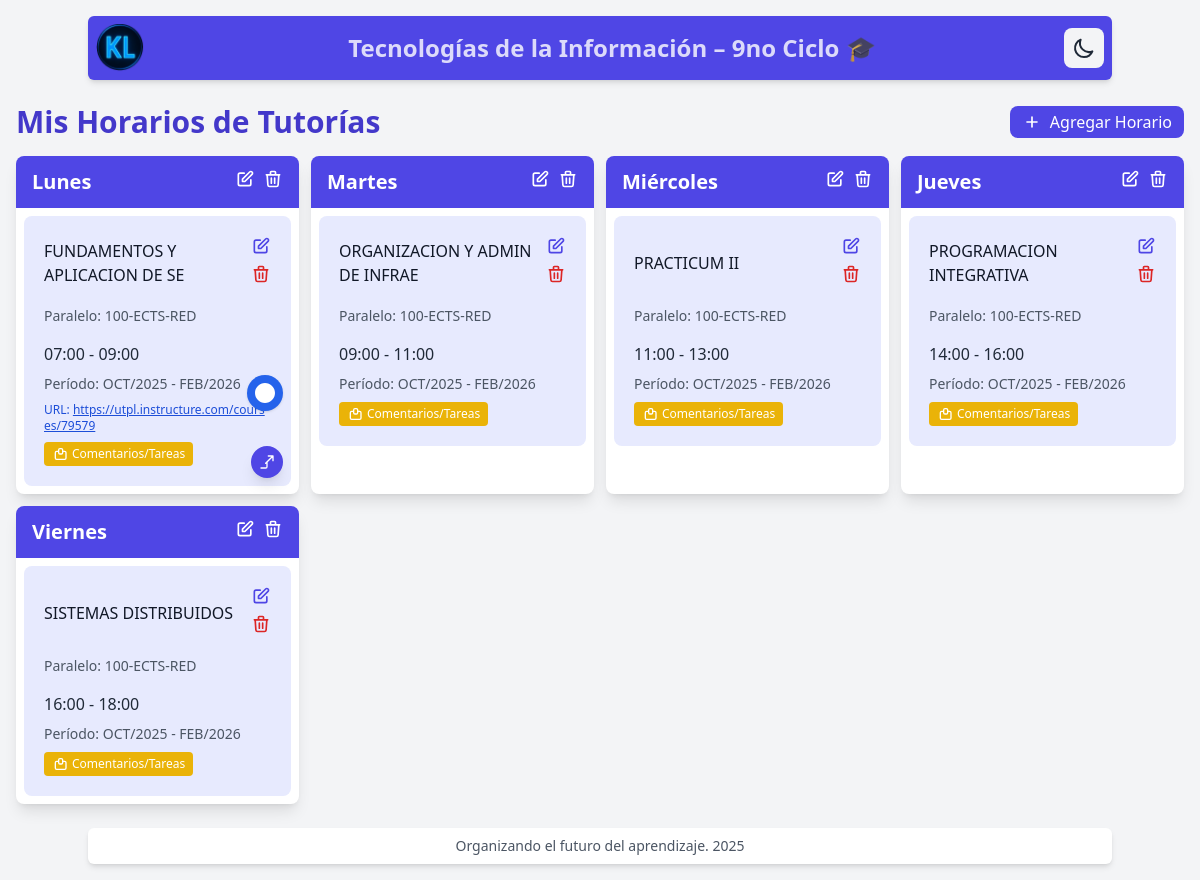
The app's page /, older data.
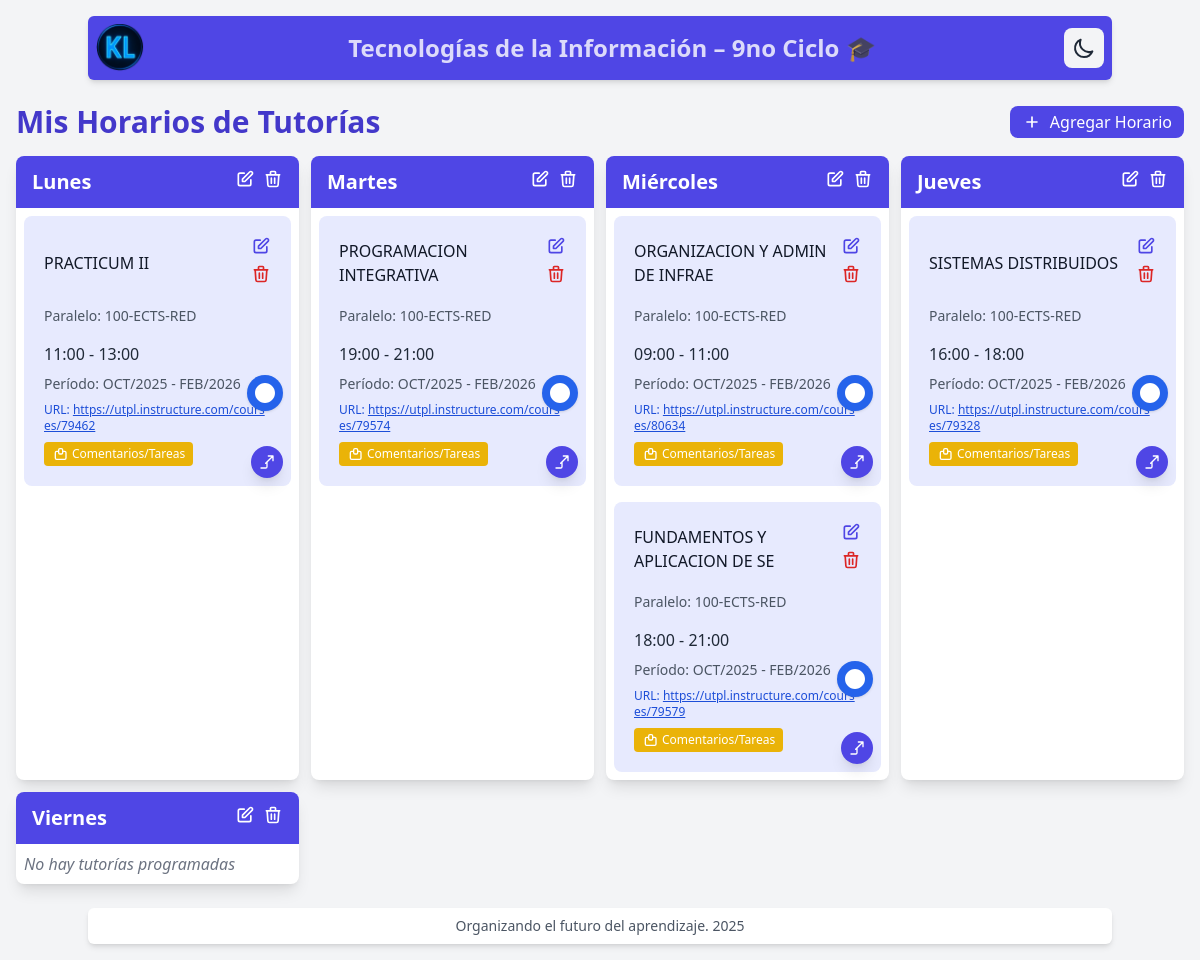
The same page, newer data.
### horarios/models.py (models this page shows, shortened)
class DiaSemana(models.Model):
    nombre = models.CharField(max_length=10, unique=True)  # Lunes, Martes, etc.
    orden = models.PositiveSmallIntegerField(default=1, verbose_name="Orden")
    class Meta:
        verbose_name = "Día de la Semana"
        verbose_name_plural = "Días de la Semana"

class HorarioTutoria(models.Model):
    materia = models.CharField(max_length=100, default='Sin materia')
    paralelo = models.CharField(max_length=50, blank=True, null=True, verbose_name="Paralelo")
    dia = models.ForeignKey(DiaSemana, on_delete=models.CASCADE)
    hora_inicio = models.TimeField()
    hora_fin = models.TimeField()
    notas = models.TextField(blank=True, null=True, verbose_name="Notas (Opcional)")
    url_curso = models.CharField(max_length=300, blank=True, null=True, verbose_name="URL del Curso")
    ruta_local = models.CharField(max_length=500, blank=True, null=True, verbose_name="Ruta Local")
    url_zoom = models.CharField(max_length=300, blank=True, null=True, verbose_name="URL de Zoom")
    class Meta:
        verbose_name = "Horario de Tutoría"
        verbose_name_plural = "Horarios de Tutorías"
        ordering = ['dia', 'hora_inicio']

### horarios/views.py (the view)
# urls.py: path('', views.HorariosListView.as_view(), name='lista_horarios'),
class HorariosListView(ListView):
    model = DiaSemana
    template_name = 'horarios/horarios_list.html'
    context_object_name = 'dias_semana'
    ordering = ['orden']  # Ahora ordena por el campo 'orden'
    def get_queryset(self):
        return DiaSemana.objects.all().order_by('orden')

### horarios/templates/horarios/horarios_list.html (shortened to what the changed rows need)
{% extends 'base.html' %} {% block content %}
<div class="max-w-full mx-auto px-2 py-0">
  <div class="flex justify-between items-center mb-4">
    <h1 class="text-3xl font-bold text-indigo-700 dark:text-indigo-400">Mis Horarios de Tutorías</h1>
  </div>
  <div class="grid grid-cols-1 sm:grid-cols-2 md:grid-cols-3 lg:grid-cols-4 xl:grid-cols-6 2xl:grid-cols-7 gap-3">
    {% for dia in dias_semana %}
    <div class="bg-white dark:bg-dark-card rounded-lg shadow-lg overflow-hidden transition-colors">
      <div class="bg-indigo-600 dark:bg-indigo-800 px-4 py-3">
        <div class="flex justify-between items-center">
          <h2 class="text-xl font-semibold text-white">{{ dia.nombre }}</h2>
          <div class="flex space-x-2">
            <a href="{% url 'horarios:editar_dia' dia.id %}" class="text-white hover:text-gray-200 transition-colors" title="Editar día">
              <svg class="w-5 h-5" fill="none" stroke="currentColor" viewBox="0 0 24 24">
                <path stroke-linecap="round" stroke-linejoin="round" stroke-width="2" d="M11 5H6a2 2 0 00-2 2v11a2 2 0 002 2h11a2 2 0 002-2v-5m-1.414-9.414a2 2 0 112.828 2.828L11.828 15H9v-2.828l8.586-8.586z" />
              </svg>
            </a>
            <form method="post" action="{% url 'horarios:eliminar_dia' dia.id %}" class="inline" onsubmit="return confirm('¿Estás seguro de eliminar este día? No se podrá eliminar si tiene horarios asociados.');">
              <button type="submit" class="text-white hover:text-red-200 transition-colors" title="Eliminar día">
                <svg class="w-5 h-5" fill="none" stroke="currentColor" viewBox="0 0 24 24">
                  <path stroke-linecap="round" stroke-linejoin="round" stroke-width="2" d="M19 7l-.867 12.142A2 2 0 0116.138 21H7.862a2 2 0 01-1.995-1.858L5 7m5 4v6m4-6v6m1-10V4a1 1 0 00-1-1h-4a1 1 0 00-1 1v3M4 7h16" />
                </svg>
              </button>
            </form>
          </div>
        </div>
      </div>
      <div class="p-2">
        {% for horario in dia.horariotutoria_set.all %}
        <div class="bg-[#e7eafe] dark:bg-indigo-900 rounded-lg p-5 mb-4 last:mb-0 transition-all duration-300 hover:shadow-2xl hover:scale-[1.03] hover:bg-indigo-100 dark:hover:bg-indigo-800 relative cursor-pointer horario-card min-h-[120px]" data-horario-id="{{ horario.id }}" data-materia="{{ horario.materia }}" data-paralelo="{{ horario.paralelo|default:'' }}" data-hora-inicio="{{ horario.hora_inicio|time:'H:i' }}" data-hora-fin="{{ horario.hora_fin|time:'H:i' }}" data-notas="{{ horario.notas|default:'' }}" data-url-curso="{{ horario.url_curso|default:'' }}" data-ruta-local="{{ horario.ruta_local|default:'' }}" data-url-zoom="{{ horario.url_zoom|default:'' }}">
          {% if horario.url_zoom %}
          <a href="{{ horario.url_zoom }}" target="_blank" class="absolute right-2 top-1/2 translate-y-6 bg-blue-600 hover:bg-blue-800 text-white rounded-full p-2 shadow transition-colors btn-zoom z-20 flex items-center justify-center" title="Unirse a Zoom" onclick="event.stopPropagation();">
          </a>
          {% endif %}
          <div class="flex justify-between items-center mb-4">
            <div class="flex items-center space-x-2">
              <h3 class="font-medium text-gray-900 dark:text-gray-100">{{ horario.materia }}</h3>
            </div>
            <div class="flex flex-col space-y-2">
              <a href="{% url 'horarios:editar_horario' horario.id %}" class="text-indigo-600 hover:text-indigo-800 dark:text-indigo-400 dark:hover:text-indigo-300 transition-colors pointer-events-auto" onclick="event.stopPropagation();">
                <svg class="w-5 h-5" fill="none" stroke="currentColor" viewBox="0 0 24 24">
                  <path stroke-linecap="round" stroke-linejoin="round" stroke-width="2" d="M11 5H6a2 2 0 00-2 2v11a2 2 0 002 2h11a2 2 0 002-2v-5m-1.414-9.414a2 2 0 112.828 2.828L11.828 15H9v-2.828l8.586-8.586z" />
                </svg>
              </a>
              <form method="post" action="{% url 'horarios:eliminar_horario' horario.id %}" class="inline pointer-events-auto" onsubmit="return confirm('¿Estás seguro de eliminar este horario?');" onclick="event.stopPropagation();">
                <button type="submit" class="text-red-600 hover:text-red-800 dark:text-red-400 dark:hover:text-red-300 transition-colors">
                  <svg class="w-5 h-5" fill="none" stroke="currentColor" viewBox="0 0 24 24">
                    <path stroke-linecap="round" stroke-linejoin="round" stroke-width="2" d="M19 7l-.867 12.142A2 2 0 0116.138 21H7.862a2 2 0 01-1.995-1.858L5 7m5 4v6m4-6v6m1-10V4a1 1 0 00-1-1h-4a1 1 0 00-1 1v3M4 7h16" />
                  </svg>
                </button>
              </form>
            </div>
          </div>
          {% if horario.paralelo %}
          <p class="text-sm text-gray-600 dark:text-gray-400 mb-4">Paralelo: {{ horario.paralelo }}</p>
          {% endif %}
          <p class="text-gray-800 dark:text-gray-200">{{ horario.hora_inicio|time:"H:i" }} - {{ horario.hora_fin|time:"H:i" }}</p>
          {% if horario.notas %}
          <p class="text-sm text-gray-600 dark:text-gray-400 mt-2">{{ horario.notas }}</p>
          {% endif %} {% if horario.url_curso %}
          <p class="text-xs text-blue-700 dark:text-blue-300 mt-2 break-all">URL: <a href="{{ horario.url_curso }}" target="_blank" class="underline">{{ horario.url_curso }}</a></p>
          {% endif %}
          {% if horario.url_curso %}
          <a href="{{ horario.url_curso }}" target="_blank" class="absolute bottom-2 right-2 bg-indigo-600 text-white rounded-full p-2 shadow-lg hover:bg-indigo-800 transition-colors z-10 flex items-center justify-center btn-url-curso" title="Ir al curso" onclick="event.stopPropagation();">
            <svg class="w-4 h-4" fill="none" stroke="currentColor" viewBox="0 0 24 24">
              <path stroke-linecap="round" stroke-linejoin="round" stroke-width="2" d="M14 3h7m0 0v7m0-7L10 14m-7 7h7a2 2 0 002-2v-7" />
            </svg>
          </a>
          {% endif %}
          <button type="button" class="mt-2 bg-yellow-500 text-white px-2 py-1 rounded hover:bg-yellow-600 transition-colors text-xs flex items-center btn-comentarios" data-horario-id="{{ horario.id }}">
            <svg class="w-4 h-4 mr-1" fill="none" stroke="currentColor" viewBox="0 0 24 24">
              <path stroke-linecap="round" stroke-linejoin="round" stroke-width="2" d="M17 8h2a2 2 0 012 2v8a2 2 0 01-2 2H7a2 2 0 01-2-2V10a2 2 0 012-2h2m5-4h-2a2 2 0 00-2 2v4a2 2 0 002 2h2a2 2 0 002-2V6a2 2 0 00-2-2z" />
            </svg>
            Comentarios/Tareas
          </button>
        </div>
        {% empty %}
        <p class="text-gray-500 dark:text-gray-400 italic">No hay tutorías programadas</p>
        {% endfor %}
      </div>
    </div>
    {% endfor %}
  </div>
</div>
{% endblock %}

Row changes from the older to the newer data that the page shows:
changed DiaSemana "Lunes": gains HorarioTutoria (materia "PRACTICUM II", paralelo "100-ECTS-RED", hora_inicio "11:00", hora_fin "13:00", notas "Período: OCT/2025 - FEB/2026", url_curso "https://utpl.instructure.com/courses/79462"); loses HorarioTutoria (materia "FUNDAMENTOS Y APLICACION DE SE", paralelo "100-ECTS-RED", hora_inicio "07:00", hora_fin "09:00", notas "Período: OCT/2025 - FEB/2026", url_curso "https://utpl.instructure.com/courses/79579")
changed DiaSemana "Martes": gains HorarioTutoria (materia "PROGRAMACION INTEGRATIVA", paralelo "100-ECTS-RED", hora_inicio "19:00", hora_fin "21:00", notas "Período: OCT/2025 - FEB/2026", url_curso "https://utpl.instructure.com/courses/79574"); loses HorarioTutoria (materia "ORGANIZACION Y ADMIN DE INFRAE", paralelo "100-ECTS-RED", hora_inicio "09:00", hora_fin "11:00", notas "Período: OCT/2025 - FEB/2026")
changed DiaSemana "Miércoles": gains HorarioTutoria (materia "ORGANIZACION Y ADMIN DE INFRAE", paralelo "100-ECTS-RED", hora_inicio "09:00", hora_fin "11:00", notas "Período: OCT/2025 - FEB/2026", url_curso "https://utpl.instructure.com/courses/80634"); gains HorarioTutoria (materia "FUNDAMENTOS Y APLICACION DE SE", paralelo "100-ECTS-RED", hora_inicio "18:00", hora_fin "21:00", notas "Período: OCT/2025 - FEB/2026", url_curso "https://utpl.instructure.com/courses/79579"); loses HorarioTutoria (materia "PRACTICUM II", paralelo "100-ECTS-RED", hora_inicio "11:00", hora_fin "13:00", notas "Período: OCT/2025 - FEB/2026")
changed DiaSemana "Jueves": gains HorarioTutoria (materia "SISTEMAS DISTRIBUIDOS", paralelo "100-ECTS-RED", hora_inicio "16:00", hora_fin "18:00", notas "Período: OCT/2025 - FEB/2026", url_curso "https://utpl.instructure.com/courses/79328"); loses HorarioTutoria (materia "PROGRAMACION INTEGRATIVA", paralelo "100-ECTS-RED", hora_inicio "14:00", hora_fin "16:00", notas "Período: OCT/2025 - FEB/2026")
changed DiaSemana "Viernes": loses HorarioTutoria (materia "SISTEMAS DISTRIBUIDOS", paralelo "100-ECTS-RED", hora_inicio "16:00", hora_fin "18:00", notas "Período: OCT/2025 - FEB/2026"); now shows "No hay tutorías programadas"
